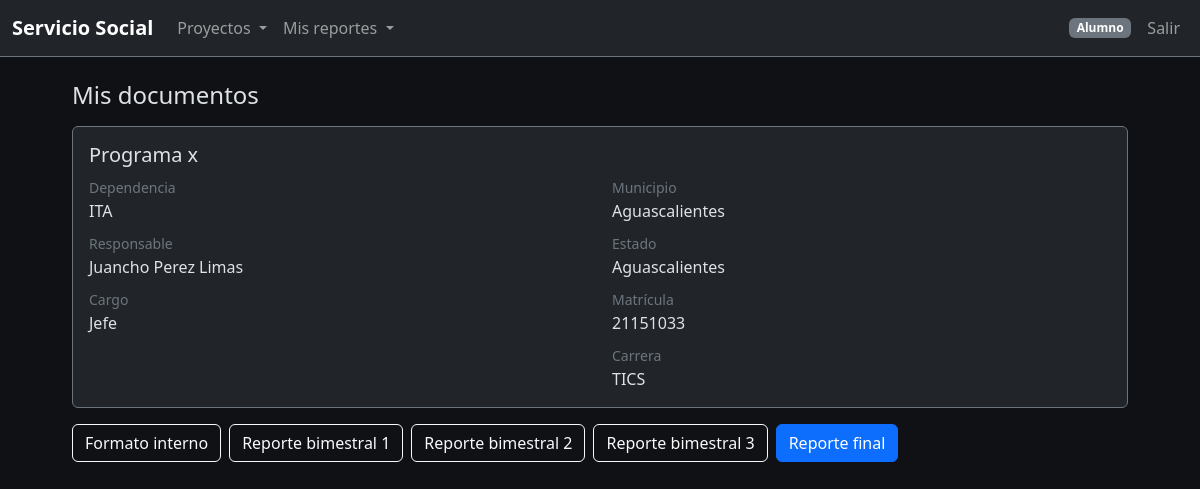
Screenshot of /alumnos/mis-documentos (signed in) with the database file from the repository.
### app/models.py (models this page shows, shortened)
class User(UserMixin, db.Model):
    __tablename__ = "users"
    id            = db.Column(db.Integer, primary_key=True)
    nombre        = db.Column(db.String(120), nullable=False)          # nombre para mostrar
    email         = db.Column(db.String(120), unique=True, nullable=False)
    password_hash = db.Column(db.String(255), nullable=False)
    rol           = db.Column(db.String(20), nullable=False, default="alumno")
    activo        = db.Column(db.Boolean, default=True)
    ap_paterno = db.Column(db.String(120))
    ap_materno = db.Column(db.String(120))
    nombres    = db.Column(db.String(120))  # si lo quieres separado
    no_control = db.Column(db.String(50))
    carrera    = db.Column(db.String(120))
    departamento_id = db.Column(db.Integer, db.ForeignKey("departamentos.id"))
    departamento    = db.relationship(
        "Departamento",
        foreign_keys=[departamento_id],   # evita ambigüedad
        backref="miembros",
    )

class Proyecto(db.Model):
    __tablename__ = "proyectos"
    id = db.Column(db.Integer, primary_key=True)
    nombre = db.Column(db.String(200), nullable=False)
    nombre_programa    = db.Column(db.String(200), nullable=True)
    nombre_dependencia = db.Column(db.String(200), nullable=True)
    nombre_responsable = db.Column(db.String(200), nullable=True)
    cargo_responsable  = db.Column(db.String(200), nullable=True)
    municipio = db.Column(db.String(120))
    estado    = db.Column(db.String(120))
    departamento_id = db.Column(db.Integer, db.ForeignKey("departamentos.id"), nullable=True)
    responsable_id  = db.Column(db.Integer, db.ForeignKey("users.id"), nullable=True)
    extras          = db.Column(db.JSON, default=dict)
    departamento = db.relationship("Departamento", foreign_keys=[departamento_id], backref="proyectos")
    responsable_user = db.relationship("User", foreign_keys=[responsable_id], backref="proyectos_responsables")
    resp_cargo   = db.Column(db.String(120))
    resp_tel     = db.Column(db.String(50))
    resp_correo  = db.Column(db.String(120))
    resp_horario = db.Column(db.String(120))
    periodo_realizacion       = db.Column(db.String(120))
    beneficiarios_personas    = db.Column(db.Integer)
    beneficiarios_comunidades = db.Column(db.Integer)
    impacto_pais      = db.Column(db.Boolean, default=False)
    impacto_inclusion = db.Column(db.Boolean, default=False)
    impacto_medioamb  = db.Column(db.Boolean, default=False)
    num_estudiantes = db.Column(db.Integer)
    car_tics        = db.Column(db.Boolean, default=False)
    car_admon       = db.Column(db.Boolean, default=False)
    car_quimica     = db.Column(db.Boolean, default=False)
    car_industrial  = db.Column(db.Boolean, default=False)
    car_mecanica    = db.Column(db.Boolean, default=False)
    car_electrica   = db.Column(db.Boolean, default=False)
    car_electronica = db.Column(db.Boolean, default=False)
    car_ges_emp     = db.Column(db.Boolean, default=False)
    car_materiales  = db.Column(db.Boolean, default=False)
    turno_mat = db.Column(db.Boolean, default=False)
    turno_ves = db.Column(db.Boolean, default=False)
    objetivo = db.Column(db.Text)
    metas    = db.Column(db.Text)
    area_agro    = db.Column(db.Boolean, default=False)
    area_salud   = db.Column(db.Boolean, default=False)
    area_exactas = db.Column(db.Boolean, default=False)
    area_social  = db.Column(db.Boolean, default=False)
    area_edu     = db.Column(db.Boolean, default=False)
    area_ing     = db.Column(db.Boolean, default=False)
    cronograma_json = db.Column(db.Text)

### app/views/alumnos.py (the view)
@alum_bp.route("/mis-documentos")
@login_required
def mis_documentos():
    p, ap = _alumno_asignacion()
    return render_template("alumnos/mis_documentos.html", proyecto=p, asignacion=ap)

### app/roles.py (called while the page is built)
def register_template_utils(app):
    @app.context_processor
    def inject_perms():
        return {
            "can": (lambda p: _can(current_user, p)),
            "is_role": (lambda r: getattr(current_user, "rol", None) == r),
        }

### app/views/alumnos.py (called while the page is built)
def _alumno_asignacion() -> Tuple[Optional[Proyecto], Optional[AlumnoProyecto]]:
    ap = (
        AlumnoProyecto.query.options(
            selectinload(AlumnoProyecto.proyecto).selectinload(Proyecto.departamento),
            selectinload(AlumnoProyecto.proyecto).selectinload(Proyecto.responsable_user),
            selectinload(AlumnoProyecto.alumno),
        )
        .filter(AlumnoProyecto.alumno.has(User.id == current_user.id))
        .order_by(AlumnoProyecto.id.desc())
        .first()
    )
    return (ap.proyecto, ap) if ap else (None, None)

### templates/alumnos/mis_documentos.html (shortened to what this page needs)
{% extends "base.html" %}
{% block content %}
<h4 class="mb-3">Mis documentos</h4>
{% if not proyecto %}
<div class="alert alert-warning">Aún no estás asignado a un proyecto.</div>
{% else %}
<div class="card bg-dark border-secondary mb-3">
  <div class="card-body">
    <h5 class="card-title">{{ proyecto.nombre or proyecto.nombre_programa }}</h5>
    <div class="row gy-2">
      <div class="col-md-6">
        <div>
          <small class="text-secondary">Dependencia</small>
          <div>
            {{ proyecto.nombre_dependencia
            or (proyecto.departamento.nombre if proyecto.departamento else '-') }}
          </div>
        </div>
        <div class="mt-2">
          <small class="text-secondary">Responsable</small>
          <div>
            {{ proyecto.nombre_responsable
            or (proyecto.responsable_user.nombre if proyecto.responsable_user else '-') }}
          </div>
        </div>
        <div class="mt-2">
          <small class="text-secondary">Cargo</small>
          <div>{{ proyecto.cargo_responsable or '-' }}</div>
        </div>
      </div>
      <div class="col-md-6">
        <div>
          <small class="text-secondary">Municipio</small>
          <div>{{ proyecto.municipio or '-' }}</div>
        </div>
        <div class="mt-2">
          <small class="text-secondary">Estado</small>
          <div>{{ proyecto.estado or '-' }}</div>
        </div>
        <div class="mt-2">
          <small class="text-secondary">Matrícula</small>
          <div>{{ current_user.no_control or current_user.num_control or '—' }}</div>
        </div>
        <div class="mt-2">
          <small class="text-secondary">Carrera</small>
          <div>{{ current_user.carrera or '—' }}</div>
        </div>
      </div>
    </div>
  </div>
</div>
<div class="d-flex flex-wrap gap-2">
  <a class="btn btn-outline-light" href="{{ url_for('alumnos.descargar', tipo='interno') }}">
    Formato interno
  </a>
  <a class="btn btn-outline-light" href="{{ url_for('alumnos.descargar', tipo='bimestral', num=1) }}">
    Reporte bimestral 1
  </a>
  <a class="btn btn-outline-light" href="{{ url_for('alumnos.descargar', tipo='bimestral', num=2) }}">
    Reporte bimestral 2
  </a>
  <a class="btn btn-outline-light" href="{{ url_for('alumnos.descargar', tipo='bimestral', num=3) }}">
    Reporte bimestral 3
  </a>
  <a class="btn btn-primary" href="{{ url_for('alumnos.descargar', tipo='final') }}">
    Reporte final
  </a>
</div>
{% endif %}
{% endblock %}

### templates/base.html (shortened to what this page needs)
<!doctype html>
<html lang="es" data-bs-theme="dark">
<head>
  <link href="https://cdn.jsdelivr.net/npm/bootstrap@5.3.2/dist/css/bootstrap.min.css" rel="stylesheet">
  <link href="{{ url_for('static', filename='css/app.css') }}" rel="stylesheet">
</head>
<body>
  <nav class="navbar navbar-expand-lg navbar-dark bg-dark border-bottom border-secondary">
    <div class="container-fluid">
      <a class="navbar-brand" href="{{ url_for('proyectos.lista') }}">Servicio Social</a>
      <div class="collapse navbar-collapse" id="topNav">
        <ul class="navbar-nav me-auto mb-2 mb-lg-0">
          {% if current_user.is_authenticated %}
          <li class="nav-item dropdown">
            <a class="nav-link dropdown-toggle" href="#" role="button" data-bs-toggle="dropdown" aria-expanded="false">
              Proyectos
            </a>
          </li>
          {% if current_user.rol == 'alumno' %}
          <li class="nav-item dropdown">
            <a class="nav-link dropdown-toggle" href="#" role="button" data-bs-toggle="dropdown" aria-expanded="false">
              Mis reportes
            </a>
          </li>
          {% endif %}
          {% endif %}
        </ul>
        <ul class="navbar-nav ms-auto">
          {% if current_user.is_authenticated %}
          <li class="nav-item d-flex align-items-center me-2">
            <span class="badge text-bg-secondary role-badge">{{ current_user.rol }}</span>
          </li>
          <li class="nav-item">
            <a class="nav-link" href="{{ url_for('auth.logout') }}">Salir</a>
          </li>
          {% else %}
          <li class="nav-item">
            <a class="nav-link" href="{{ url_for('auth.login') }}">Entrar</a>
          </li>
          {% endif %}
        </ul>
      </div>
    </div>
  </nav>
  <main class="container container-narrow py-4">
    {% block content %}{% endblock %}
  </main>
</body>
</html>

### static/css/app.css (style rules this page uses)
:root { --app-bg: #151a1f; --app-bg-2: #1b2127; --panel: #20262d; }

### templates/base.html (style rules this page uses)
body { background-color: #0f1115; }
.navbar-brand { font-weight: 600; }
.role-badge { text-transform: capitalize; }
.container-narrow { max-width: 1080px; }

### rows the page displays
User: rol "Alumno", no_control "21151033", carrera "TICS"
Proyecto: nombre "Programa x", nombre_dependencia "ITA", nombre_responsable "Juancho Perez Limas", cargo_responsable "Jefe", municipio "Aguascalientes", estado "Aguascalientes"
